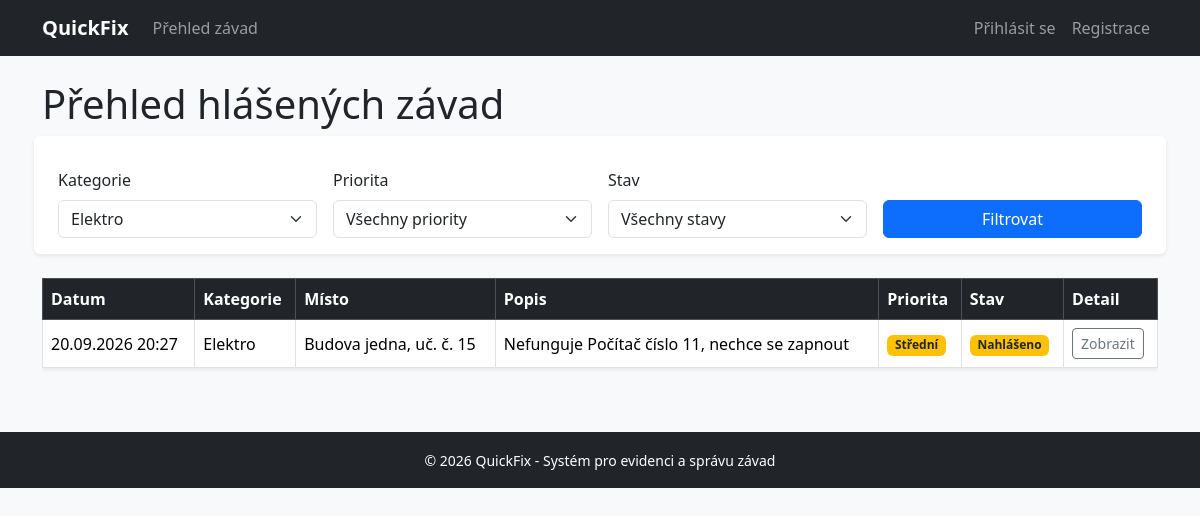
Page /index.php?kategorie=1 on the committed database.
### tables this page shows
CREATE TABLE `zavady` (
  `id` int(11) NOT NULL,
  `uzivatel_id` int(11) NOT NULL,
  `kategorie_id` int(11) NOT NULL,
  `popis` text NOT NULL,
  `misto` varchar(255) NOT NULL,
  `priorita` enum('Nízká','Střední','Vysoká') DEFAULT 'Střední',
  `stav` enum('Nahlášeno','V řešení','Opraveno') DEFAULT 'Nahlášeno',
  `fotografie` varchar(255) DEFAULT NULL,
  `poznamka_technika` text DEFAULT NULL,
  `vytvoreno` timestamp NOT NULL DEFAULT current_timestamp()
);

CREATE TABLE `kategorie` (
  `id` int(11) NOT NULL,
  `nazev` varchar(100) NOT NULL
);

### index.php (the view, shortened to what this page needs)
<?php
require_once 'includes/db.php';
require_once 'includes/header.php';
$kategorie = $pdo->query("SELECT * FROM kategorie")->fetchAll();
$sql = "SELECT z.*, k.nazev AS kategorie_nazev, u.jmeno AS autor
        FROM zavady z
        JOIN kategorie k ON z.kategorie_id = k.id
        JOIN uzivatele u ON z.uzivatel_id = u.id
        WHERE 1=1";
$params = [];
if (!empty($_GET['kategorie'])) {
    $sql .= " AND z.kategorie_id = ?";
    $params[] = $_GET['kategorie'];
}
$sql .= " ORDER BY z.vytvoreno DESC";
$stmt = $pdo->prepare($sql);
$stmt->execute($params);
$zavady = $stmt->fetchAll();
?>
<h1 class="mb-4">Přehled hlášených závad</h1>
<form method="GET" class="row g-3 mb-4 bg-white p-3 rounded shadow-sm">
    <div class="col-md-3">
        <label class="form-label">Kategorie</label>
        <select name="kategorie" class="form-select">
            <?php foreach ($kategorie as $kat): ?>
                <option value="<?= $kat['id'] ?>" <?= ($_GET['kategorie'] ?? '') == $kat['id'] ? 'selected' : '' ?>>
                    <?= htmlspecialchars($kat['nazev']) ?>
                </option>
            <?php endforeach; ?>
        </select>
    </div>
    <div class="col-md-3">
        <label class="form-label">Priorita</label>
        <select name="priorita" class="form-select">
            <option value="">Všechny priority</option>
        </select>
    </div>
    <div class="col-md-3">
        <label class="form-label">Stav</label>
        <select name="stav" class="form-select">
            <option value="">Všechny stavy</option>
        </select>
    </div>
    <div class="col-md-3 d-flex align-items-end">
        <button type="submit" class="btn btn-primary w-100">Filtrovat</button>
    </div>
</form>
<div class="table-responsive">
    <table class="table table-bordered table-hover bg-white shadow-sm align-middle">
        <thead class="table-dark">
            <tr>
                <th>Datum</th>
                <th>Kategorie</th>
                <th>Místo</th>
                <th>Popis</th>
                <th>Priorita</th>
                <th>Stav</th>
                <th>Detail</th>
            </tr>
        </thead>
        <tbody>
            <?php if (count($zavady) > 0): ?>
                <?php foreach ($zavady as $z): ?>
                    <tr>
                        <td><?= date('d.m.Y H:i', strtotime($z['vytvoreno'])) ?></td>
                        <td><?= htmlspecialchars($z['kategorie_nazev']) ?></td>
                        <td><?= htmlspecialchars($z['misto']) ?></td>
                        <td><?= htmlspecialchars(mb_strimwidth($z['popis'], 0, 50, '...')) ?></td>
                        <td>
                            <?php
                            $badgeP = 'secondary';
                            if ($z['priorita'] === 'Střední') $badgeP = 'warning text-dark';
                            ?>
                            <span class="badge bg-<?= $badgeP ?>"><?= $z['priorita'] ?></span>
                        </td>
                        <td>
                            <?php
                            $badgeS = 'warning text-dark';
                            ?>
                            <span class="badge bg-<?= $badgeS ?>"><?= $z['stav'] ?></span>
                        </td>
                        <td>
                            <a href="detail.php?id=<?= $z['id'] ?>" class="btn btn-sm btn-outline-secondary">Zobrazit</a>
                        </td>
                    </tr>
                <?php endforeach; ?>
            <?php else: ?>
                <tr>
                    <td colspan="7" class="text-center py-4 text-muted">Žádné závady nebyly nalezeny.</td>
                </tr>
            <?php endif; ?>
        </tbody>
    </table>
</div>
<?php require_once 'includes/footer.php'; ?>

### rows in the picture
zavady: vytvoreno "20.09.2026 20:27", kategorie.nazev "Elektro", misto "Budova jedna, uč. č. 15", popis "Nefunguje Počítač číslo 11, nechce se zapnout", priorita "Střední", stav "Nahlášeno"

### other values in the picture
form field kategorie "Elektro"
